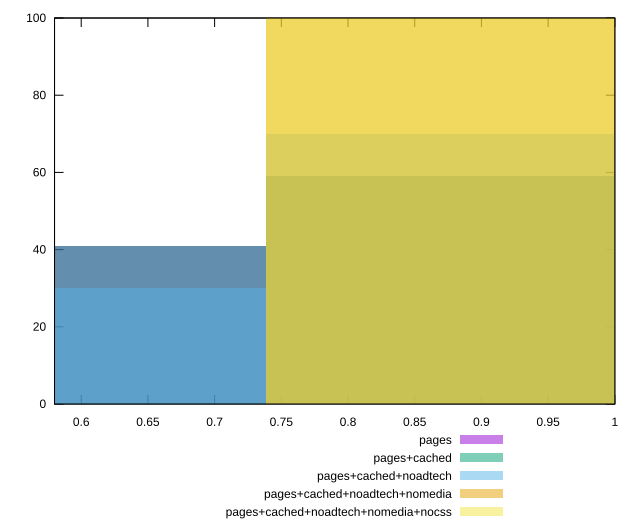

The script that saved this image:
reset

$pages <<EOF
0.8862831409032487 59
0.5908554272688324 41
EOF

$pagesCached <<EOF
0.5908554272688324 41
0.8862831409032487 59
EOF

$pagesCachedNoadtech <<EOF
0.8862831409032487 70
0.5908554272688324 30
EOF

$pagesCachedNoadtechNomedia <<EOF
0.8862831409032487 100
EOF

$pagesCachedNoadtechNomediaNocss <<EOF
0.8862831409032487 100
EOF

set key outside below
set boxwidth 0.2954277136344162
set xrange [0.58:1]
set yrange [0:100]
set trange [0:100]
set style fill transparent solid 0.5 noborder
set terminal svg size 640, 530 enhanced background rgb 'white'
set output "report_00013_2021-02-09T12-04-24.940Z/uses-webp-images/comparison/histogram/all_score.svg"

plot $pages title "pages" with boxes, \
     $pagesCached title "pages+cached" with boxes, \
     $pagesCachedNoadtech title "pages+cached+noadtech" with boxes, \
     $pagesCachedNoadtechNomedia title "pages+cached+noadtech+nomedia" with boxes, \
     $pagesCachedNoadtechNomediaNocss title "pages+cached+noadtech+nomedia+nocss" with boxes

reset
